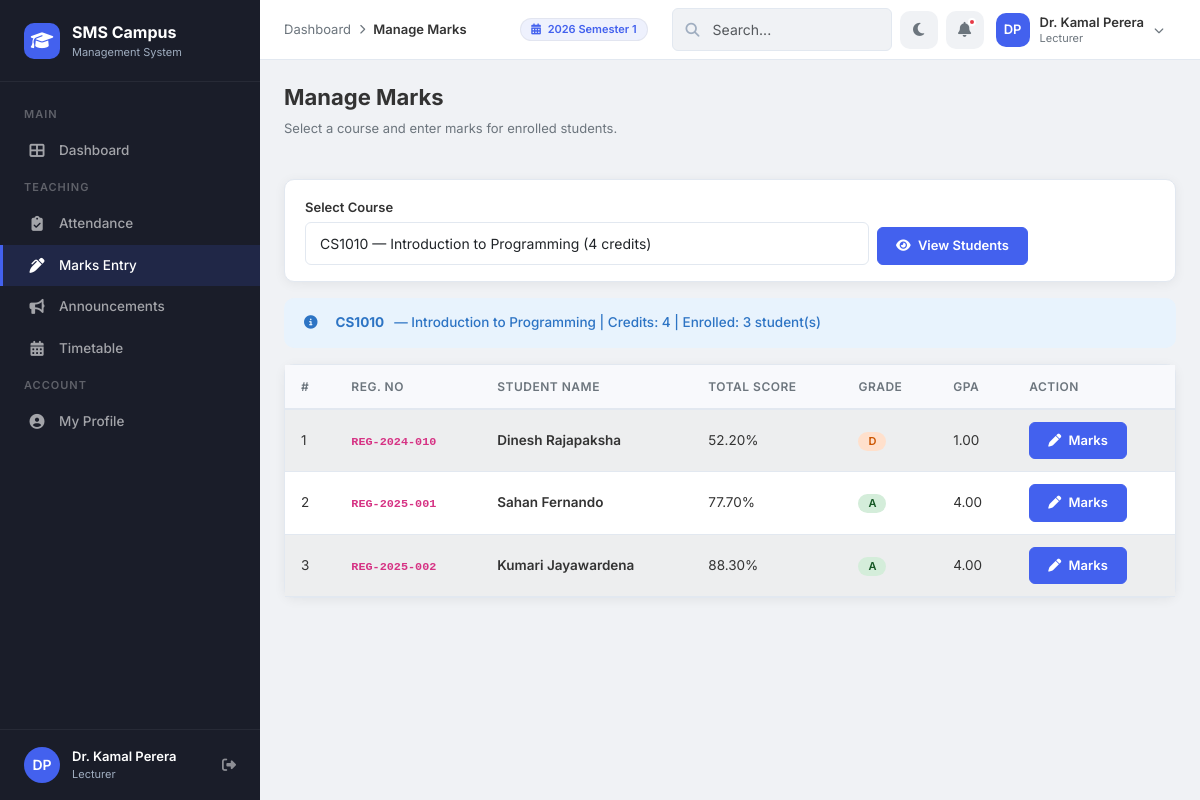
Screenshot of /modules/marks/index.php?course_id=1 (signed in) with the database file from the repository.
### tables this page shows
CREATE TABLE IF NOT EXISTS `academic_periods` (
    `period_id`  INT(11)      NOT NULL AUTO_INCREMENT,
    `name`       VARCHAR(100) NOT NULL,
    `start_date` DATE         NOT NULL,
    `end_date`   DATE         NOT NULL,
    `is_current` TINYINT(1)   NOT NULL DEFAULT 0,
    PRIMARY KEY (`period_id`)
);

CREATE TABLE IF NOT EXISTS `courses` (
    `course_id`   INT(11)      NOT NULL AUTO_INCREMENT,
    `course_code` VARCHAR(20)  NOT NULL,
    `course_name` VARCHAR(150) NOT NULL,
    `credits`     INT(11)      NOT NULL DEFAULT 3,
    `created_at`  TIMESTAMP    NOT NULL DEFAULT CURRENT_TIMESTAMP,
    PRIMARY KEY (`course_id`),
    UNIQUE KEY `uk_courses_code` (`course_code`)
);

CREATE TABLE IF NOT EXISTS `students` (
    `student_id`      INT(11)      NOT NULL AUTO_INCREMENT,
    `user_id`         INT(11)      NOT NULL,
    `registration_no` VARCHAR(50)  NOT NULL,
    `department`      VARCHAR(100) NOT NULL,
    `intake_year`     YEAR(4)      NOT NULL,
    `status`          ENUM('active','suspended','graduated') DEFAULT 'active',
    PRIMARY KEY (`student_id`),
    UNIQUE KEY `uk_students_reg` (`registration_no`),
    KEY `fk_students_user` (`user_id`),
    CONSTRAINT `fk_students_user` FOREIGN KEY (`user_id`) REFERENCES `users` (`id`) ON DELETE CASCADE
);

CREATE TABLE IF NOT EXISTS `users` (
    `id`         INT(11)      NOT NULL AUTO_INCREMENT,
    `full_name`  VARCHAR(100) NOT NULL,
    `email`      VARCHAR(100) NOT NULL,
    `password`   VARCHAR(255) NOT NULL,
    `role`       ENUM('admin','lecturer','student') NOT NULL DEFAULT 'student',
    `created_at` TIMESTAMP    NOT NULL DEFAULT CURRENT_TIMESTAMP,
    PRIMARY KEY (`id`),
    UNIQUE KEY `uk_users_email` (`email`)
);

CREATE TABLE IF NOT EXISTS `final_results` (
    `result_id`   INT(11)      NOT NULL AUTO_INCREMENT,
    `student_id`  INT(11)      NOT NULL,
    `course_id`   INT(11)      NOT NULL,
    `total_score` DECIMAL(5,2) NOT NULL DEFAULT 0.00,
    `grade`       CHAR(2)      NOT NULL DEFAULT 'F',
    `gpa_points`  DECIMAL(3,2) NOT NULL DEFAULT 0.00,
    PRIMARY KEY (`result_id`),
    UNIQUE KEY `uk_final_student_course` (`student_id`, `course_id`),
    CONSTRAINT `fk_fr_student` FOREIGN KEY (`student_id`) REFERENCES `students` (`student_id`) ON DELETE CASCADE,
    CONSTRAINT `fk_fr_course`  FOREIGN KEY (`course_id`)  REFERENCES `courses`  (`course_id`)  ON DELETE CASCADE
);

### includes/helpers.php (called while the page is built, shortened)
<?php
function e($value) {
    return htmlspecialchars($value ?? '', ENT_QUOTES, 'UTF-8');
}
?>

### modules/marks/index.php (the view, shortened to what this page needs)
<?php
require_once '../../includes/helpers.php';
require_once '../../config/db.php';
$userId = $_SESSION['user_id'];
$stmt = $pdo->prepare("SELECT lecturer_id FROM lecturers WHERE user_id = ?");
$stmt->execute([$userId]);
$lecturer = $stmt->fetch();
$lecturerId = $lecturer['lecturer_id'];
$coursesStmt = $pdo->prepare("
    SELECT c.course_id, c.course_code, c.course_name, c.credits
    FROM courses c
    JOIN course_assignments ca ON c.course_id = ca.course_id
    WHERE ca.lecturer_id = ?
    ORDER BY c.course_code ASC
");
$coursesStmt->execute([$lecturerId]);
$courses = $coursesStmt->fetchAll();
$selectedCourseId = isset($_GET['course_id']) ? intval($_GET['course_id']) : 0;
$enrolledStudents = [];
$selectedCourse = null;
if ($selectedCourseId > 0) {
    $stmt = $pdo->prepare("SELECT * FROM courses WHERE course_id = ?");
    $stmt->execute([$selectedCourseId]);
    $selectedCourse = $stmt->fetch();
    if ($selectedCourse) {
        $stmt = $pdo->prepare("
            SELECT s.student_id, s.registration_no, u.full_name,
                   fr.total_score, fr.grade, fr.gpa_points
            FROM enrollments e
            INNER JOIN students s ON e.student_id = s.student_id
            INNER JOIN users u ON s.user_id = u.id
            LEFT JOIN final_results fr ON s.student_id = fr.student_id AND fr.course_id = ?
            WHERE e.course_id = ?
            ORDER BY s.registration_no ASC
        ");
        $stmt->execute([$selectedCourseId, $selectedCourseId]);
        $enrolledStudents = $stmt->fetchAll();
    }
}
$breadcrumbs = [
    ['label' => 'Dashboard', 'url' => '../../dashboards/lecturer_dashboard.php'],
    ['label' => 'Manage Marks']
];
require_once '../../includes/header.php';
?>
<div class="page-header">
    <div><h1>Manage Marks</h1><p>Select a course and enter marks for enrolled students.</p></div>
</div>
<div class="card mb-3">
    <div class="card-body py-3">
        <form method="GET" action="" class="row g-2 align-items-end">
            <div class="col-md-8">
                <label class="form-label small mb-1">Select Course</label>
                <select class="form-select" name="course_id" required>
                    <?php foreach ($courses as $c): ?>
                        <option value="<?php echo $c['course_id']; ?>" <?php echo ($selectedCourseId == $c['course_id']) ? 'selected' : ''; ?>>
                            <?php echo e($c['course_code']); ?> — <?php echo e($c['course_name']); ?> (<?php echo $c['credits']; ?> credits)
                        </option>
                    <?php endforeach; ?>
                </select>
            </div>
            <div class="col-md-4">
                <button type="submit" class="btn btn-primary"><i class="fas fa-eye me-1"></i> View Students</button>
            </div>
        </form>
    </div>
</div>
<?php if ($selectedCourse): ?>
    <div class="alert alert-info mb-3">
        <i class="fas fa-info-circle me-2"></i>
        <strong><?php echo e($selectedCourse['course_code']); ?></strong> — <?php echo e($selectedCourse['course_name']); ?> |
        Credits: <?php echo $selectedCourse['credits']; ?> |
        Enrolled: <?php echo count($enrolledStudents); ?> student(s)
    </div>
    <div class="card table-card">
        <div class="table-responsive">
            <table class="table table-striped table-hover mb-0">
                <thead><tr><th>#</th><th>Reg. No</th><th>Student Name</th><th>Total Score</th><th>Grade</th><th>GPA</th><th>Action</th></tr></thead>
                <tbody>
                    <?php if (count($enrolledStudents) > 0): ?>
                        <?php $counter = 1; foreach ($enrolledStudents as $st):
                            $gradeClass = $st['grade'] ? 'grade-' . $st['grade'] : 'grade-none';
                        ?>
                        <tr>
                            <td><?php echo $counter++; ?></td>
                            <td><code class="fw-600"><?php echo e($st['registration_no']); ?></code></td>
                            <td class="fw-600"><?php echo e($st['full_name']); ?></td>
                            <td><?php echo $st['total_score'] !== null ? number_format($st['total_score'], 2) . '%' : '<span class="text-muted">—</span>'; ?></td>
                            <td>
                                <?php if ($st['grade']): ?>
                                    <span class="badge <?php echo $gradeClass; ?>"><?php echo e($st['grade']); ?></span>
                                <?php else: ?>
                                    <span class="badge grade-none">N/A</span>
                                <?php endif; ?>
                            </td>
                            <td><?php echo $st['gpa_points'] !== null ? number_format($st['gpa_points'], 2) : '<span class="text-muted">—</span>'; ?></td>
                            <td>
                                <a href="edit.php?student_id=<?php echo $st['student_id']; ?>&course_id=<?php echo $selectedCourseId; ?>" class="btn btn-sm btn-primary">
                                    <i class="fas fa-pen me-1"></i> Marks
                                </a>
                            </td>
                        </tr>
                        <?php endforeach; ?>
                    <?php endif; ?>
                </tbody>
            </table>
        </div>
    </div>
<?php endif; ?>
<?php require_once '../../includes/footer.php'; ?>

### includes/header.php (shortened to what this page needs)
<?php
if (!isset($hideSearch))   $hideSearch  = false;
if (!isset($isLoginPage)) $isLoginPage = false;
$_scriptPath = $_SERVER['SCRIPT_NAME'];
if (strpos($_scriptPath, '/dashboards/') !== false) {
    $assetBase = '../assets/';
} elseif (strpos($_scriptPath, '/modules/') !== false) {
    $assetBase = '../../assets/';
} else {
    $assetBase = 'assets/';
}
if (strpos($_scriptPath, '/dashboards/') !== false) {
    $includeBase = '../includes/';
} elseif (strpos($_scriptPath, '/modules/') !== false) {
    $includeBase = '../../includes/';
} else {
    $includeBase = 'includes/';
}
$userName   = $_SESSION['full_name'] ?? 'User';
$userRole   = $_SESSION['role'] ?? 'guest';
$nameParts  = explode(' ', $userName);
$_initials  = strtoupper(substr($nameParts[0], 0, 1));
if (count($nameParts) > 1) {
    $_initials .= strtoupper(substr(end($nameParts), 0, 1));
}
?>
<!DOCTYPE html>
<html lang="en">
<head>
    <link href="https://cdn.jsdelivr.net/npm/bootstrap@5.3.3/dist/css/bootstrap.min.css" rel="stylesheet">
    <link href="https://cdnjs.cloudflare.com/ajax/libs/font-awesome/6.5.1/css/all.min.css" rel="stylesheet">
    <link href="<?php echo $assetBase; ?>css/style.css" rel="stylesheet">
</head>
<body class="<?php echo $isLoginPage ? 'login-body' : ''; ?>">
<?php if (!$isLoginPage): ?>
    <?php require_once $includeBase . 'sidebar.php'; ?>
    <header class="topbar">
        <div class="topbar-left">
            <?php if (!empty($breadcrumbs)): ?>
            <div class="breadcrumb-nav">
                <?php foreach ($breadcrumbs as $i => $crumb): ?>
                    <?php if ($i > 0): ?><span class="separator"><i class="fas fa-chevron-right"></i></span><?php endif; ?>
                    <?php if (isset($crumb['url'])): ?>
                        <a href="<?php echo $crumb['url']; ?>"><?php echo htmlspecialchars($crumb['label']); ?></a>
                    <?php else: ?>
                        <span class="current"><?php echo htmlspecialchars($crumb['label']); ?></span>
                    <?php endif; ?>
                <?php endforeach; ?>
            </div>
            <?php endif; ?>
        </div>
        <div class="topbar-right">
            <div class="d-none d-md-flex align-items-center me-3" style="font-size: 13px;">
                <?php
                $currentPeriodName = 'No Active Period';
                if (isset($pdo)) {
                    try {
                        $cpStmt = $pdo->query("SELECT name FROM academic_periods WHERE is_current = 1 LIMIT 1");
                        if ($cp = $cpStmt->fetch()) {
                            $currentPeriodName = $cp['name'];
                        }
                    } catch (PDOException $e) {}
                }
                ?>
                <span class="badge" style="background:var(--primary-light); color:var(--primary); padding: 5px 10px; border: 1px solid rgba(0,0,0,0.05);"><i class="fas fa-calendar-alt me-1"></i> <?php echo htmlspecialchars($currentPeriodName); ?></span>
            </div>
            <?php if (!$hideSearch): ?>
            <div class="search-box d-none d-md-block" style="width:220px;">
                <i class="fas fa-search"></i>
                <input type="text" class="form-control form-control-sm" placeholder="Search...">
            </div>
            <?php endif; ?>
            <button class="topbar-icon-btn" id="darkModeToggle" title="Toggle Dark Mode">
                <i class="fas fa-moon"></i>
            </button>
            <button class="topbar-icon-btn" title="Notifications">
                <i class="fas fa-bell"></i>
                <span class="notification-dot"></span>
            </button>
            <div class="dropdown">
                <div class="user-dropdown" data-bs-toggle="dropdown" aria-expanded="false">
                    <div class="avatar-sm"><?php echo $_initials; ?></div>
                    <div class="user-meta d-none d-sm-block">
                        <div class="name"><?php echo htmlspecialchars($userName); ?></div>
                        <div class="role"><?php echo ucfirst($userRole); ?></div>
                    </div>
                    <i class="fas fa-chevron-down" style="font-size:10px; color:var(--text-muted);"></i>
                </div>
            </div>
        </div>
    </header>
    <main class="main-content">
<?php endif; ?>

### modules/marks/index.php (style rules this page uses)
.grade-A { background: #d4edda; color: #155724; }
.grade-D { background: #ffe0cc; color: #cc5500; }

### rows the page displays
academic_periods: name "2026 Semester 1"
courses: course_code "CS1010", course_name "Introduction to Programming", credits "4"
students: registration_no "REG-2024-010", user.full_name "Dinesh Rajapaksha", final_results.total_score "52.20", final_results.grade "D", final_results.gpa_points "1.00"
students: registration_no "REG-2025-001", user.full_name "Sahan Fernando", final_results.total_score "77.70", final_results.grade "A", final_results.gpa_points "4.00"
students: registration_no "REG-2025-002", user.full_name "Kumari Jayawardena", final_results.total_score "88.30", final_results.grade "A", final_results.gpa_points "4.00"

### other values shown
$initials "DP"
$userName "Dr. Kamal Perera"
$role "Lecturer"
$crumb['label'] "Dashboard"
$crumb['label'] "Manage Marks"
$_initials "DP"
$userRole "Lecturer"
count($enrolledStudents) "3"
form field course_id "CS1010 — Introduction to Programming (4 credits)"
